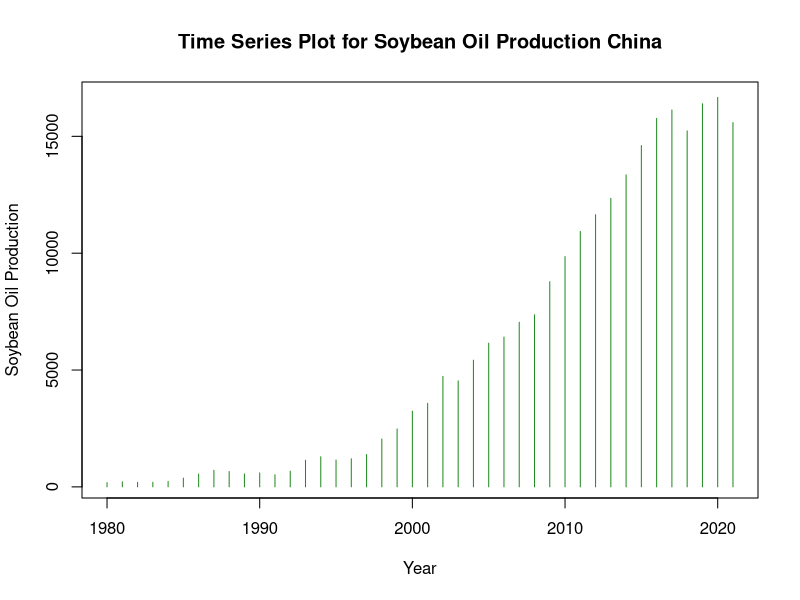
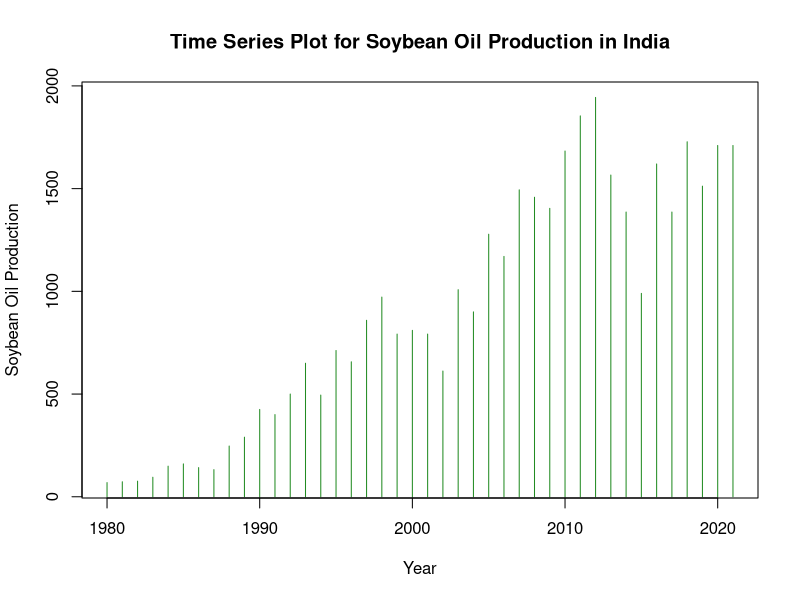
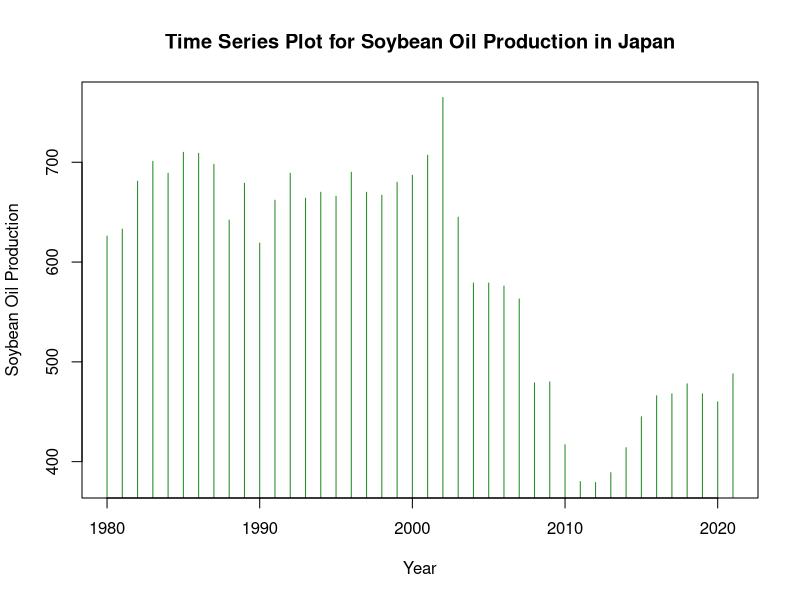
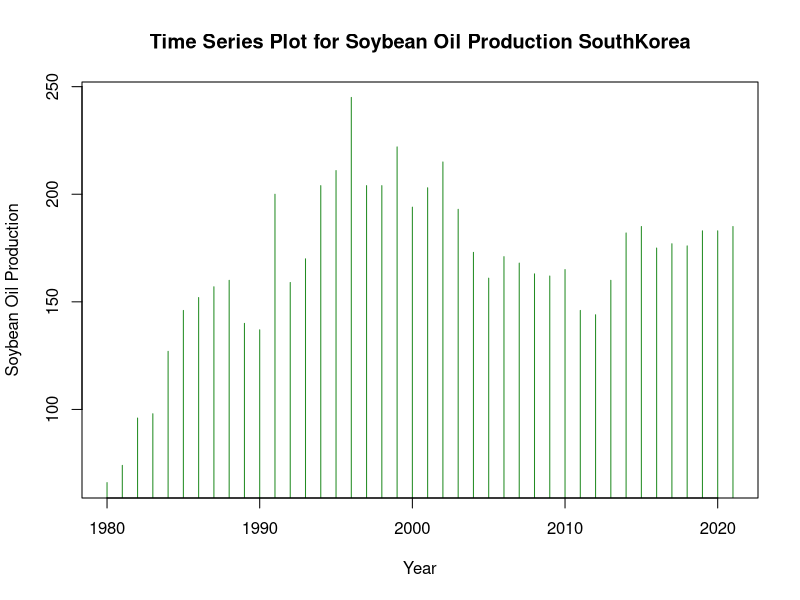
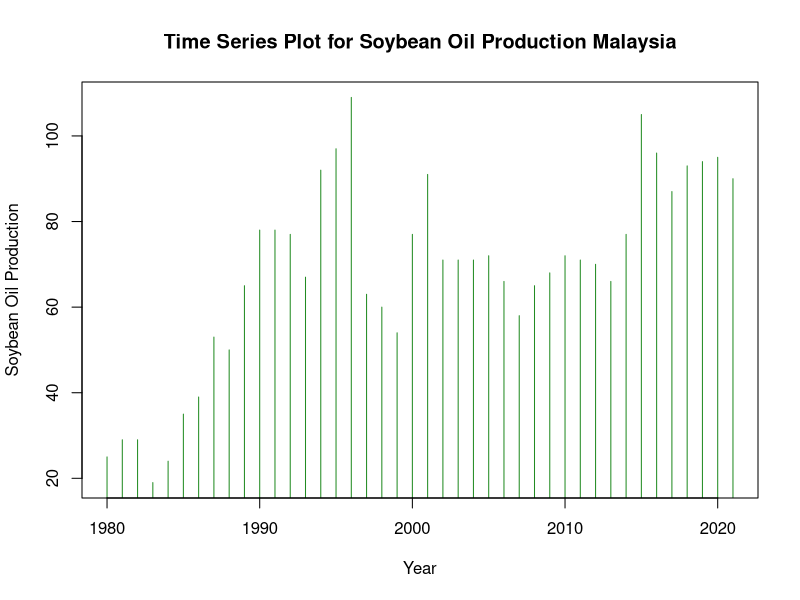

Write R code to recreate these figures, in order.
# Time Series Visualization of Soybean Oil Production
# Period: 1980–2021 (42 years)
# Countries: China, India, Japan, South Korea, Malaysia
# Visualization Type: Year-wise Time Series (Vertical Line Plot)
# Units: Thousand Metric Tons (1000 MT)

# 1 China Time Series Plot Histogram
year = seq(1980,2021)
year
SBOPC = c(183,216,193,199,235,375,546,710,656,554,599,520,673,1141,1289,1150,1203,1383,2050,
          2480,3240,3575,4730,4535,5421,6149,6410,7045,7365,8781,9856,10931,11648,12347,13350,
          14605,15770,16128,15232,16397,16666,15590)
SBOPC

SBOPC=plot(year,SBOPC,type ="h",ylab = "Soybean Oil Production",xlab = "Year",
           main = "Time Series Plot for Soybean Oil Production China",col= "forestgreen")

# 2 India Time Series Plot Histogram

Year = seq(1980,2021)
Year
SBOPI = SoybeanoilProductionIndia = c(69,73,76,95,149,160,142,132,247,290,425,400,500,650,495,
                                      712,657,859,972,792,810,792,612,1008,900,1278,1170,1494,
                                      1458,1404,1683,1854,1944,1566,1386,990,1620,1386,
                                      1728,1512,1710,1710)
SBOPI

SBOPI=plot(year,SBOPI,type ="h",ylab = "Soybean Oil Production",xlab = "Year",
           main = "Time Series Plot for Soybean Oil Production in India",col= "forestgreen")

# 3 Japan Time Series Plot Histogram
year = seq(1980,2021)
year
SBOPJ = c(626,633,681,701,689,710,709,698,642,679,619,662,689,664,670,666,690,670,
          667,680,687,707,765,645,579,579,576,563,479,480,417,380,379,389,414,445,
          466,468,478,468,460,488)
SBOPJ

SBOPJ=plot(year,SBOPJ,type ="h",ylab = "Soybean Oil Production",xlab = "Year",
           main = "Time Series Plot for Soybean Oil Production in Japan",col= "forestgreen")


# 4  South korea Time Series Plot Histogram
year = seq(1980,2021)
year
SBOPSK = c(66,74,96,98,127,146,152,157,160,140,137,200,159,170,204,211,245,204,204,222,194,
           203,215,193,173,161,171,168,163,162,165,146,144,160,182,185,175,177,176,183,183,185)
SBOPSK

SBOPSK=plot(year,SBOPSK,type ="h",ylab = "Soybean Oil Production",xlab = "Year",
            main = "Time Series Plot for Soybean Oil Production SouthKorea",col= "forestgreen")

# 5 Malaysia Time Series Plot Histogram
year = seq(1980,2021)
year
SBOPM = c(25,29,29,19,24,35,39,53,50,65,78,78,77,67,92,97,109,63,60,54,77,91,71,71,71,72,66,
          58,65,68,72,71,70,66,77,105,96,87,93,94,95,90)
SBOPM

SBOPM=plot(year,SBOPM,type ="h",ylab = "Soybean Oil Production",xlab = "Year",
           main = "Time Series Plot for Soybean Oil Production Malaysia",col= "forestgreen")
